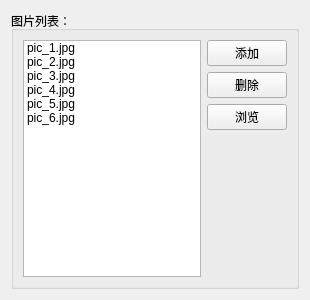
<?xml version="1.0" encoding="UTF-8"?>
<ui version="4.0">
 <class>ImageCollection</class>
 <widget class="QWidget" name="ImageCollection">
  <property name="geometry">
   <rect>
    <x>0</x>
    <y>0</y>
    <width>310</width>
    <height>300</height>
   </rect>
  </property>
  <property name="windowTitle">
   <string>数据图件收集</string>
  </property>
  <layout class="QGridLayout" name="gridLayout_2">
   <item row="0" column="0">
    <widget class="QGroupBox" name="groupBox">
     <property name="autoFillBackground">
      <bool>false</bool>
     </property>
     <property name="title">
      <string>图片列表：</string>
     </property>
     <property name="flat">
      <bool>false</bool>
     </property>
     <property name="checkable">
      <bool>false</bool>
     </property>
     <layout class="QGridLayout" name="gridLayout">
      <item row="0" column="0">
       <widget class="QListWidget" name="listWidget">
        <item>
         <property name="text">
          <string>pic_1.jpg</string>
         </property>
        </item>
        <item>
         <property name="text">
          <string>pic_2.jpg</string>
         </property>
        </item>
        <item>
         <property name="text">
          <string>pic_3.jpg</string>
         </property>
        </item>
        <item>
         <property name="text">
          <string>pic_4.jpg</string>
         </property>
        </item>
        <item>
         <property name="text">
          <string>pic_5.jpg</string>
         </property>
        </item>
        <item>
         <property name="text">
          <string>pic_6.jpg</string>
         </property>
        </item>
       </widget>
      </item>
      <item row="0" column="1">
       <layout class="QVBoxLayout" name="verticalLayout">
        <item>
         <widget class="QPushButton" name="pushButton">
          <property name="text">
           <string>添加</string>
          </property>
         </widget>
        </item>
        <item>
         <widget class="QPushButton" name="pushButton_2">
          <property name="text">
           <string>删除</string>
          </property>
         </widget>
        </item>
        <item>
         <widget class="QPushButton" name="pushButton_3">
          <property name="text">
           <string>浏览</string>
          </property>
         </widget>
        </item>
        <item>
         <spacer name="verticalSpacer">
          <property name="orientation">
           <enum>Qt::Vertical</enum>
          </property>
          <property name="sizeHint" stdset="0">
           <size>
            <width>20</width>
            <height>40</height>
           </size>
          </property>
         </spacer>
        </item>
       </layout>
      </item>
     </layout>
    </widget>
   </item>
  </layout>
 </widget>
 <resources/>
 <connections/>
</ui>
